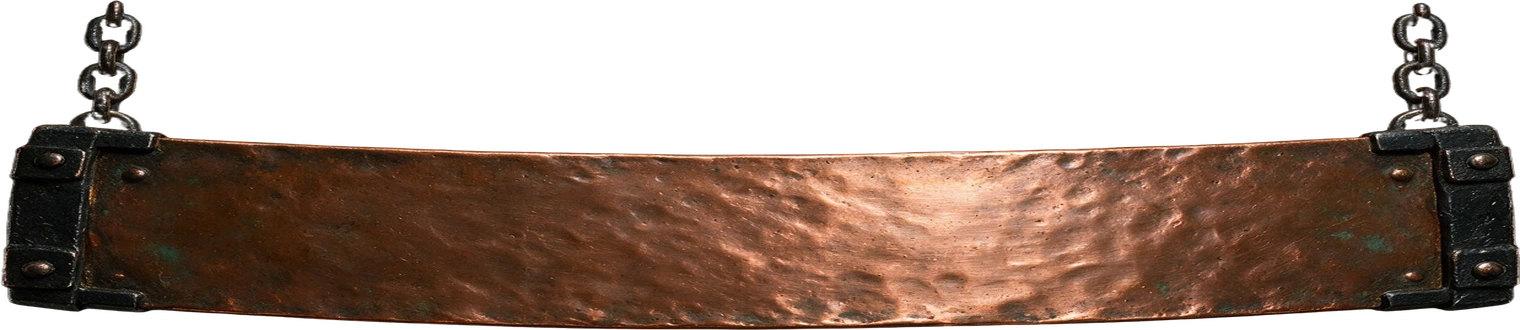
#> input picture hud5/ebenen/kupfer-1.webp, 1520 x 330 px, given in place of kupfer-1-frei.png, which was not available
$ python kupferband.py
#> lines starting #> are read from the running program, lines starting #| are printed output that depends on the picture; after the words box and inside, x2 and y2 are one past the last pixel; in counts of white or black regions, pixels touching at a corner belong together
# Kupferband unter dem Reaktor vorbereiten (05.11.2026): freigestellte Magnific-Bilder (grafik/magnific/kupfer-N-frei.png)
# zuschneiden, in doppelter Szenen-Auflösung als WebP speichern und die Wölbung der Kupferfläche vermessen (Mittellinie als
# Parabel), damit die Inschrift der Biegung folgt. Ergebnis: hud5/ebenen/kupfer-N.webp + Maße in hud5/ebenen/kupfer.json
# Aufruf: modelle/upscale/.venv/Scripts/python.exe scripts/kupferband.py
import json
import numpy as np
from PIL import Image

BREITE = 760 * 2  # Breite in der Szene 760 px (Wunsch Auftraggeber: breiter, damit die Inschrift lesbar ist), doppelt gespeichert
STAUCHEN = 0.5  # flacher
masse = {}
for n in range(1, 5):
    bild = Image.open(f'grafik/magnific/kupfer-{n}-frei.png').convert('RGBA')
#> bild is the input picture: PIL image 1520x330 RGBA; mean R, G, B, A 58.1, 39.4, 28.8, 137.9
    bild = bild.crop(bild.getchannel('A').getbbox())
    bild = bild.resize((BREITE, round(bild.height * BREITE / bild.width * STAUCHEN)), Image.LANCZOS)
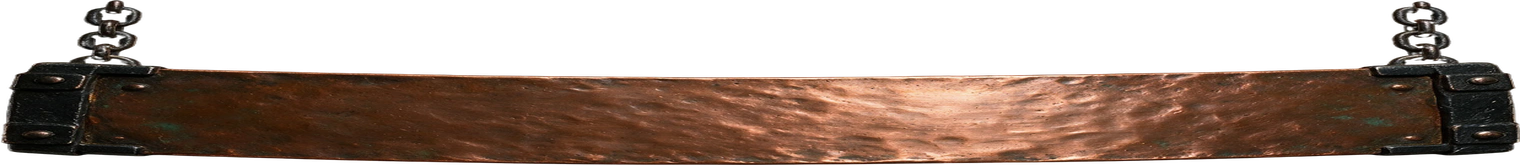
#> bild: PIL image 1520x165 RGBA; mean R, G, B, A 56.5, 37.9, 27.4, 137.9; transparent parts drawn white
    a = np.asarray(bild).astype(np.float32)
    kupfer = (a[..., 3] > 200) & (a[..., 0] - a[..., 2] > 22) & (a[..., 0] > 45) & (a[..., 0] > a[..., 1] * 1.15)
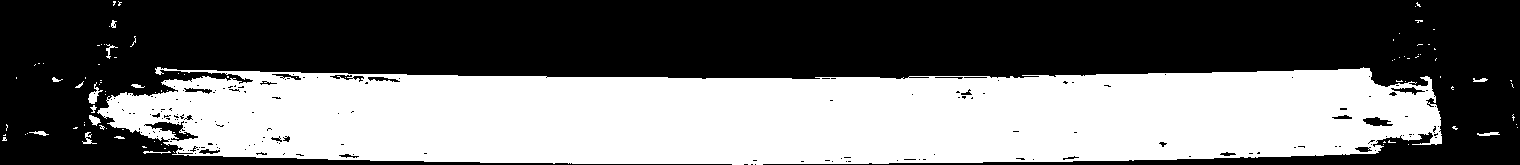
#> kupfer: shape (165, 1520) bool; 43.2% white; 92 white regions (77 under 20 px), largest, box (x1, y1, x2, y2) and area: (97, 67, 1442, 165) 107447, (88, 82, 103, 104) 123, (89, 115, 101, 126) 74
    spalten = np.where(kupfer.sum(axis=0) > 20)[0]
#> spalten = 1341 values from 89 to 1440
    x0, x1 = int(spalten.min()), int(spalten.max())
#> x0 = 89; x1 = 1440
    xs, ys, hs = [], [], []
    for x in range(x0, x1, 4):
        z = np.where(kupfer[:, x])[0]
        if len(z) > 20: xs.append(x); ys.append((z.min() + z.max()) / 2); hs.append(z.max() - z.min())
#> this loop made 338 passes
#> z on pass 5: [91, 94, 108, 109, 110, 111, 112, 113, 114, 115, 116, 117]
#> after the loop, hs = 335 values, max 142 at index 329, min 35 at index 6, mean 84.24; xs = 335 values from 89 to 1437; ys = 335 values, max 125.5 at index 334, min 63.5 at index 3, mean 116
    k = np.polyfit(xs, ys, 2)
#> k = [-3.51e-05, 0.0536, 100.8]
    masse[n] = {'b': bild.width, 'h': bild.height, 'x0': x0, 'x1': x1, 'parabel': [float(v) for v in k], 'hoehe': float(np.median(hs))}
    bild.save(f'hud5/ebenen/kupfer-{n}.webp', quality=92)
    print(n, bild.size, 'Kupfer', x0, x1, 'Höhe', round(float(np.median(hs))))
#| 1 (1520, 165) Kupfer 89 1440 Höhe 85
#> pass 2 of the loop `for n in range(1, 5):`:
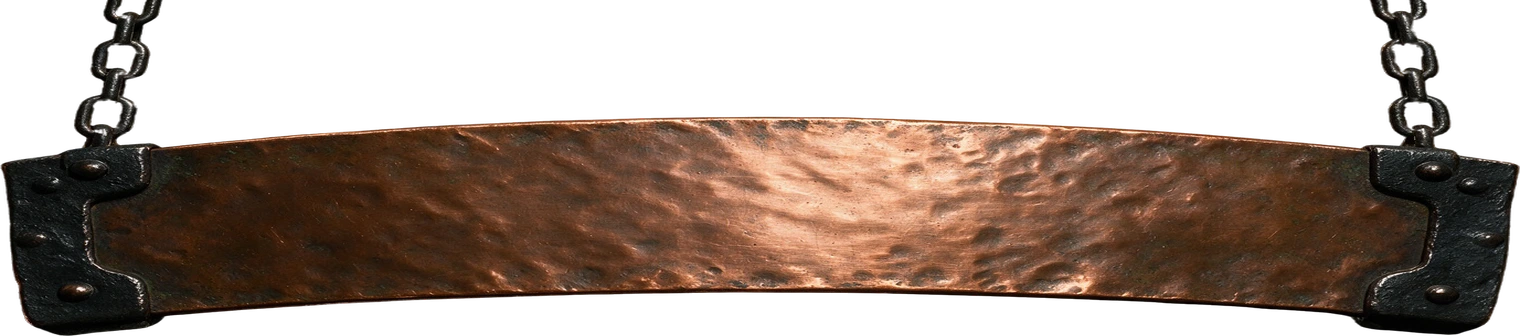
#> input picture hud5/ebenen/kupfer-2.webp, 1520 x 336 px, given in place of kupfer-2-frei.png, which was not available
#> bild is the input picture: PIL image 1520x336 RGBA; mean R, G, B, A 52.7, 37, 27.3, 134.2
#> `bild = bild.resize((BREITE, round(bild.height * BREITE / bild.width * ..`:
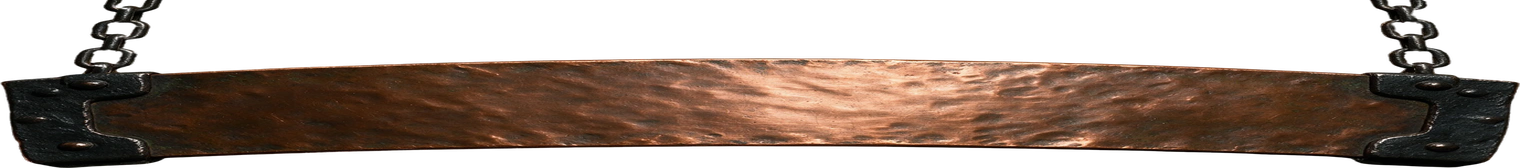
#> bild: PIL image 1520x168 RGBA; mean R, G, B, A 51.5, 35.7, 26.2, 134.2; transparent parts drawn white
#> a: shape (168, 1520, 4) float32
#> `kupfer = (a[..., 3] > 200) & (a[..., 0] - a[..., 2] > 22) & (a[..., 0]..`:
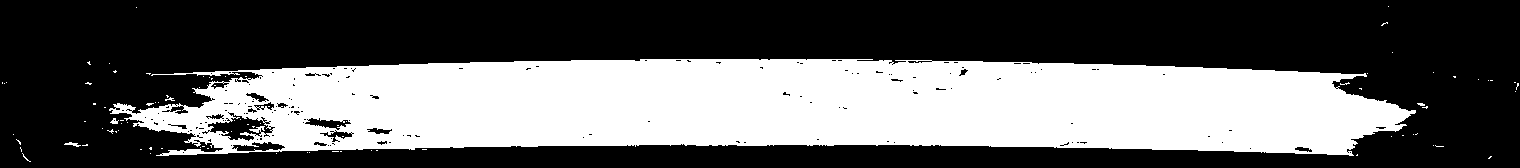
#> kupfer: shape (168, 1520) bool; 38.4% white; 88 white regions (85 under 20 px), largest, box (x1, y1, x2, y2) and area: (109, 59, 1416, 156) 97630, (64, 142, 81, 147) 40, (110, 118, 119, 124) 31
#> spalten = 1252 values from 147 to 1398
#> x0 = 147; x1 = 1398
#> after the loop `for x in range(x0, x1, 4):`: hs = 313 values, max 108 at index 310, min 27 at index 312, mean 82.26; xs = 313 values from 147 to 1395; ys = 313 values, max 120 at index 311, min 76 at index 310, mean 105.8
#> k = [2.83e-05, -0.0437, 119]
#| 2 (1520, 168) Kupfer 147 1398 Höhe 84
#> (the run stopped early here; a loop or call above may not have finished)
